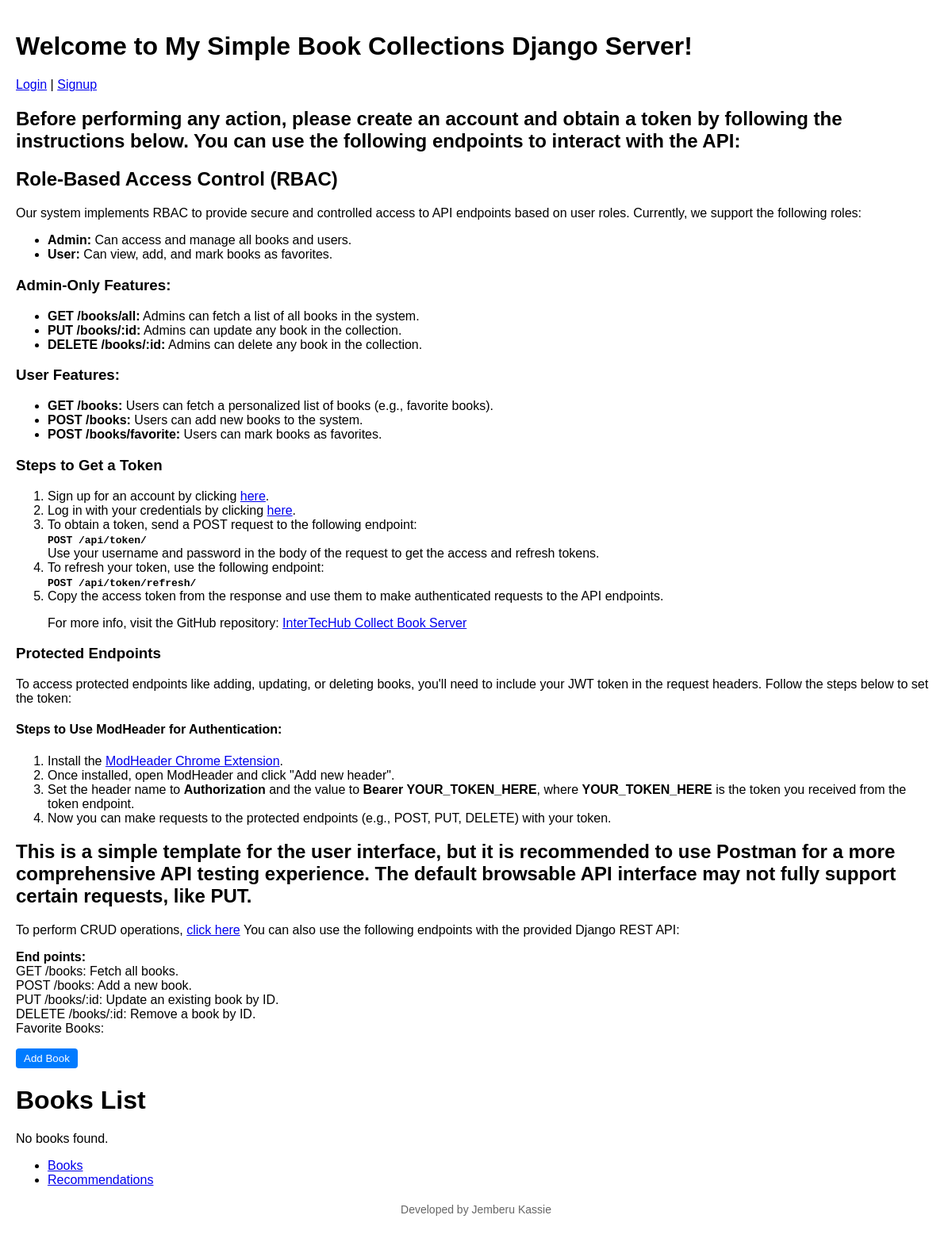
/, run on an earlier commit of the app's database.
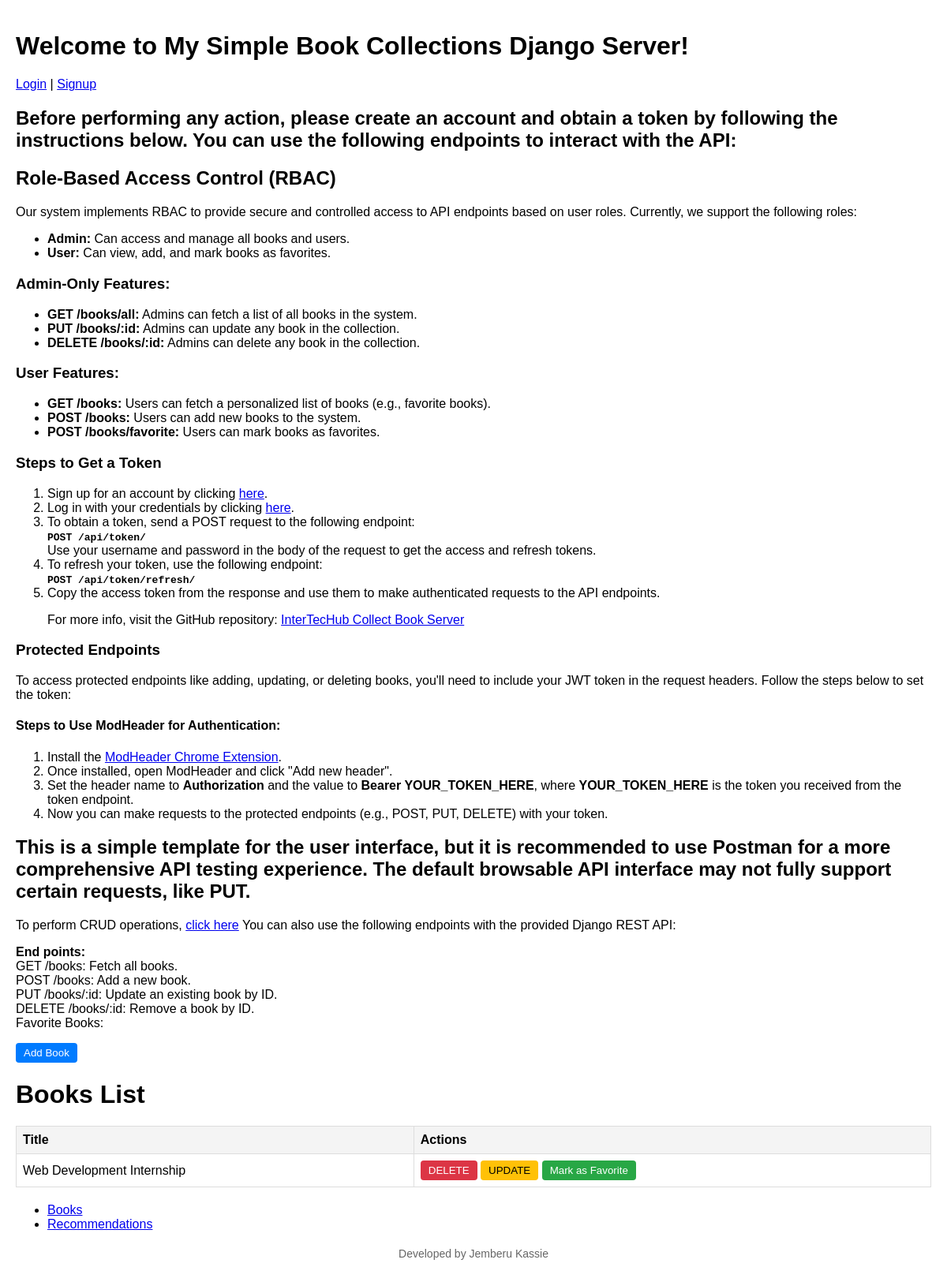
And on a later commit of the database.
### books/models.py (models this page shows, shortened)
class Book(models.Model):
    title=models.CharField(max_length=30)
    author=models.CharField(max_length=30)
    published_year=models.IntegerField()
    isbn = models.CharField(max_length=13, unique=True)
    is_favorite = models.BooleanField(default=False)

### books/views.py (the view)
# urls.py: path('', home, name='home'),
def home(request):
    try:
        books=Book.objects.all()
        return render(request,'home.html',{'books':books})
    except Book.DoesNotExist:
            return render(request,'home.html')

### books/templates/home.html (shortened to what the changed rows need)
<html>
<head>
</head>
<body>
    <h1>Welcome to My Simple Book Collections Django Server!</h1>
    <div class="auth-buttons">
        <a href="/accounts/login/">Login</a> |
        <a href="/accounts/register/">Signup</a>
    </div>
    <h2>
        Before performing any action, please create an account and obtain a token by following the instructions below.
        You can use the following endpoints to interact with the API:
    </h2>
  <h2>Role-Based Access Control (RBAC)</h2>
    <p>Our system implements RBAC to provide secure and controlled access to API endpoints based on user roles. Currently, we support the following roles:</p>
    <ul>
        <li><strong>Admin:</strong> Can access and manage all books and users.</li>
        <li><strong>User:</strong> Can view, add, and mark books as favorites.</li>
    </ul>
    <h3>Admin-Only Features:</h3>
    <ul>
        <li><strong>GET /books/all:</strong> Admins can fetch a list of all books in the system.</li>
        <li><strong>PUT /books/:id:</strong> Admins can update any book in the collection.</li>
        <li><strong>DELETE /books/:id:</strong> Admins can delete any book in the collection.</li>
    </ul>
    <h3>User Features:</h3>
    <ul>
        <li><strong>GET /books:</strong> Users can fetch a personalized list of books (e.g., favorite books).</li>
        <li><strong>POST /books:</strong> Users can add new books to the system.</li>
        <li><strong>POST /books/favorite:</strong> Users can mark books as favorites.</li>
    </ul>
    <h3>Steps to Get a Token</h3>
    <ol>
        <li>Sign up for an account by clicking <a href="/accounts/register/">here</a>.</li>
        <li>Log in with your credentials by clicking <a href="/accounts/login/">here</a>.</li>
        <li>To obtain a token, send a POST request to the following endpoint:
            <br><code>  <strong>POST /api/token/  </strong></code>
            <br>Use your username and password in the body of the request to get the access and refresh tokens.
        </li>
        <li>To refresh your token, use the following endpoint:
            <br><code>  <strong>POST /api/token/refresh/  </strong></code>
        </li>
        <li>Copy the access token  from the response and use them to make authenticated requests to the API endpoints.</li>
    <p>For more info, visit the GitHub repository:
</p>
    </ol>
    <h3>Protected Endpoints</h3>
    <p>To access protected endpoints like adding, updating, or deleting books, you'll need to include your JWT token in the request headers. Follow the steps below to set the token:</p>
    <h4>Steps to Use ModHeader for Authentication:</h4>
    <ol>
        <li>Install the <a href="https://chromewebstore.google.com/detail/modheader-modify-http-hea/idgpnmonknjnojddfkpgkljpfnnfcklj?hl=en" target="_blank">ModHeader Chrome Extension</a>.</li>
        <li>Once installed, open ModHeader and click "Add new header".</li>
        <li>Set the header name to <strong>Authorization</strong> and the value to <strong>Bearer YOUR_TOKEN_HERE</strong>, where <strong>YOUR_TOKEN_HERE</strong> is the token you received from the token endpoint.</li>
        <li>Now you can make requests to the protected endpoints (e.g., POST, PUT, DELETE) with your token.</li>
    </ol>
    <h2>
        This is a simple template for the user interface, but it is recommended to use Postman for a more
        comprehensive API testing experience. The default browsable API interface may not fully support certain requests, like PUT.
    </h2>
    <p>
        To perform CRUD operations,
        <a href="/books/">click here</a>  You can also use the following endpoints with the provided Django REST API:
    </p>
    <p>
        <strong>End points:</strong>
        <br/>
        GET /books: Fetch all books.<br/>
        POST /books: Add a new book.<br/>
        PUT /books/:id: Update an existing book by ID.<br/>
        DELETE /books/:id: Remove a book by ID.<br/>
        Favorite Books:
    </p>
    <form method='POST' action="{% url 'book-list' %}">
        <button type='submit'>Add Book</button>
    </form>
    <h1>Books List</h1>
    {% if books %}
    <table>
        <thead>
            <tr>
                <th>Title</th>
                <th>Actions</th>
            </tr>
        </thead>
        <tbody>
            {% for book in books %}
            <tr>
                <td>{{ book.title }}</td>
                <td>
                    <form method="DELETE" action="{% url 'book-detail' book.id %}" style="display:inline;">
                        <button type="submit" class="delete-button">DELETE</button>
                    </form>
                    <form method="PATCH" action="{% url 'book-detail' book.id %}" style="display:inline;">
                        <button type="submit" class="update-button">UPDATE</button>
                    </form>
                    <form method="POST" action="{% url 'mark-favorite' %}" style="display:inline;">
                        <button type="submit" class="favorite-button">Mark as Favorite</button>
                    </form>
                </td>
            </tr>
            {% endfor %}
        </tbody>
    </table>
    {% else %}
    <p>No books found.</p>
    {% endif %}
    <ul>
        <li><a href="/books/">Books</a></li>
        <li><a href="/books/recommendations">Recommendations</a></li>
    </ul>
<div class="footer">
        <p>Developed by Jemberu Kassie</p>
    </div>
</body>
</html>

What changed in the data, as far as the page shows it:
added Book: title "Web Development Internship"
Also different on the page:
text no longer shown: "No books found."
text now shown: "Title Actions"
